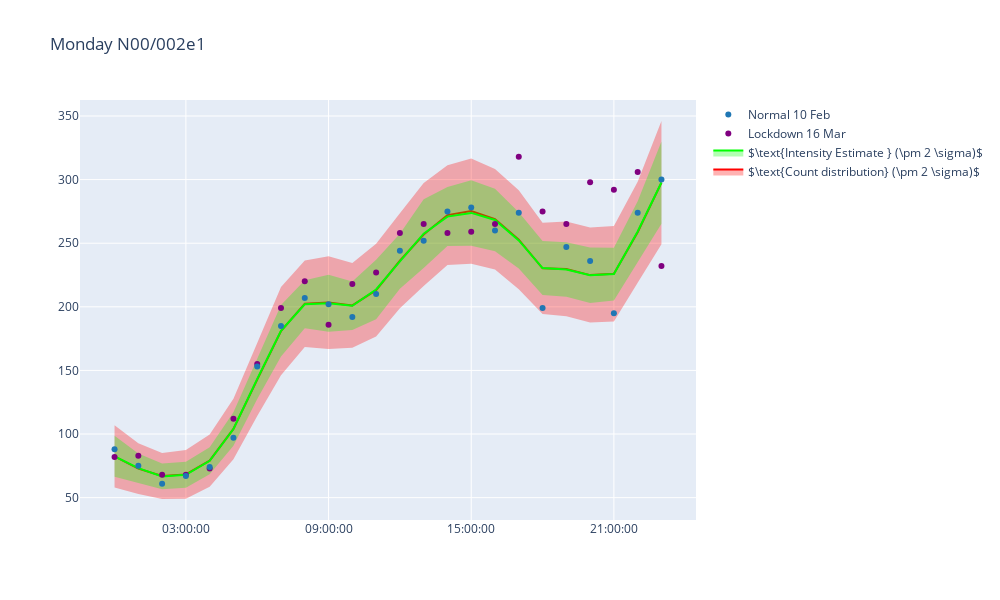

Here is the notebook cell this chart was saved with:
### Code cell
# lets look at just one day, one kernel, one detector
normal_index = 0
lockdown_index = 0
detector_index = 0
kernel_id = "matern32_ls=0.1_v=0.1"

# get data config from data settings
normal_start = data_settings[normal_index]["normal_start"]
lockdown_start = data_settings[lockdown_index]["lockdown_start"]
detector_id = data_settings[normal_index]["detectors"][detector_index]

# load data for this day
normal_df = load_scoot_df(
    root=root,
    experiment=experiment,
    timestamp=normal_start,
    filename="scoot"
)
lockdown_df = load_scoot_df(
    root=root,
    experiment=experiment,
    timestamp=lockdown_start,
    filename="scoot"
)
normal_detector_df = normal_df.loc[normal_df.detector_id == detector_id]
lockdown_detector_df = lockdown_df.loc[lockdown_df.detector_id == detector_id]

# get the raw data for the given detector
x_normal, y_normal = load_processed_data_from_file(
    root=root,
    experiment=experiment,
    timestamp=normal_start,
    kernel_id=kernel_id,
    detector_id=detector_id
)
x_lockdown, y_lockdown = load_processed_data_from_file(
    root=root,
    experiment=experiment,
    timestamp=lockdown_start,
    kernel_id=kernel_id,
    detector_id=detector_id
)

model = load_model_from_file(
    root=root,
    experiment=experiment,
    timestamp=normal_start,
    kernel_id=kernel_id,
    detector_id=detector_id
)

# get data for plot
data = daily_normal_vs_lockdown(normal_detector_df, lockdown_detector_df, detector_id, model, x_normal, num_samples=1000)

# calculate the coverage
coverage = percentage_coverage(model, x_lockdown[:,0][:,np.newaxis], y_lockdown, num_pertubations=1000, num_samples=1000, quantile=0.99)

# update layout
layout = dict(
    title="Monday {id}".format(id=detector_id, c=coverage*100),
    width=1000,
    height=600
)
fig = go.Figure(data=data, layout=layout)
fig.update_xaxes(tick0=3, dtick=6)
fig.show()

### Figure 1 — Plotly figure (JSON) as saved in the notebook; plotly's stock layout.template omitted (floating-point values rounded to 4 significant figures)
{"data": [{"line": {"width": 0}, "marker": {"color": "#444"}, "mode": "lines", "name": "$Counts \\mu-2\\sigma$", "showlegend": false, "type": "scatter", "x": ["00:00:00", "01:00:00", "02:00:00", "03:00:00", "04:00:00", "05:00:00", "06:00:00", "07:00:00", "08:00:00", "09:00:00", "10:00:00", "11:00:00", "12:00:00", "13:00:00", "14:00:00", "15:00:00", "16:00:00", "17:00:00", "18:00:00", "19:00:00", "20:00:00", "21:00:00", "22:00:00", "23:00:00"], "y": [58.08, 52.89, 48.94, 49.17, 58.52, 80.27, 114.1, 146.3, 168.5, 166.8, 167.8, 176.6, 198.9, 216.4, 233.0, 233.8, 229.3, 213.8, 194.4, 192.6, 187.6, 188.4, 219.0, 249.2]}, {"fill": "tonexty", "fillcolor": "rgba(255,0,0,0.3)", "line": {"color": "rgb(255, 0, 0)"}, "mode": "lines", "name": "$\\text{Count distribution} (\\pm 2 \\sigma)$", "type": "scatter", "x": ["00:00:00", "01:00:00", "02:00:00", "03:00:00", "04:00:00", "05:00:00", "06:00:00", "07:00:00", "08:00:00", "09:00:00", "10:00:00", "11:00:00", "12:00:00", "13:00:00", "14:00:00", "15:00:00", "16:00:00", "17:00:00", "18:00:00", "19:00:00", "20:00:00", "21:00:00", "22:00:00", "23:00:00"], "y": [82.48, 72.85, 67.02, 68.29, 79.04, 104.0, 142.8, 180.9, 202.5, 203.3, 201.1, 213.1, 236.2, 256.9, 272.1, 275.3, 268.8, 252.7, 230.2, 229.8, 224.9, 226.0, 258.6, 297.6]}, {"fill": "tonexty", "fillcolor": "rgba(255,0,0,0.3)", "line": {"width": 0}, "marker": {"color": "#444"}, "mode": "lines", "name": "$Counts \\mu+2\\sigma$", "showlegend": false, "type": "scatter", "x": ["00:00:00", "01:00:00", "02:00:00", "03:00:00", "04:00:00", "05:00:00", "06:00:00", "07:00:00", "08:00:00", "09:00:00", "10:00:00", "11:00:00", "12:00:00", "13:00:00", "14:00:00", "15:00:00", "16:00:00", "17:00:00", "18:00:00", "19:00:00", "20:00:00", "21:00:00", "22:00:00", "23:00:00"], "y": [106.9, 92.81, 85.1, 87.41, 99.55, 127.8, 171.5, 215.6, 236.4, 239.8, 234.4, 249.5, 273.5, 297.3, 311.3, 316.7, 308.4, 291.6, 266.1, 267.0, 262.3, 263.5, 298.3, 346.1]}, {"line": {"width": 0}, "marker": {"color": "#444"}, "mode": "lines", "name": "Intensity $\\mu-2\\sigma$", "showlegend": false, "type": "scatter", "x": ["00:00:00", "01:00:00", "02:00:00", "03:00:00", "04:00:00", "05:00:00", "06:00:00", "07:00:00", "08:00:00", "09:00:00", "10:00:00", "11:00:00", "12:00:00", "13:00:00", "14:00:00", "15:00:00", "16:00:00", "17:00:00", "18:00:00", "19:00:00", "20:00:00", "21:00:00", "22:00:00", "23:00:00"], "y": [66.38, 61.62, 56.54, 57.82, 68.36, 90.81, 127.5, 160.9, 183.1, 180.4, 181.8, 190.3, 214.2, 230.5, 247.8, 248.1, 243.7, 230.1, 209.3, 207.9, 203.1, 204.9, 235.4, 265.3]}, {"fill": "tonexty", "fillcolor": "rgba(0,255,0,0.3)", "line": {"color": "rgb(0, 255, 0)"}, "mode": "lines", "name": "$\\text{Intensity Estimate } (\\pm 2 \\sigma)$", "type": "scatter", "x": ["00:00:00", "01:00:00", "02:00:00", "03:00:00", "04:00:00", "05:00:00", "06:00:00", "07:00:00", "08:00:00", "09:00:00", "10:00:00", "11:00:00", "12:00:00", "13:00:00", "14:00:00", "15:00:00", "16:00:00", "17:00:00", "18:00:00", "19:00:00", "20:00:00", "21:00:00", "22:00:00", "23:00:00"], "y": [82.52, 73.18, 66.71, 68.0, 78.95, 104.0, 143.3, 181.1, 202.0, 202.8, 200.8, 213.6, 235.8, 257.5, 270.9, 273.8, 268.3, 252.2, 230.5, 229.4, 224.8, 225.7, 259.2, 297.7]}, {"fill": "tonexty", "fillcolor": "rgba(0,255,0,0.3)", "line": {"width": 0}, "marker": {"color": "#444"}, "mode": "lines", "name": "Intensity $\\mu+2\\sigma$", "showlegend": false, "type": "scatter", "x": ["00:00:00", "01:00:00", "02:00:00", "03:00:00", "04:00:00", "05:00:00", "06:00:00", "07:00:00", "08:00:00", "09:00:00", "10:00:00", "11:00:00", "12:00:00", "13:00:00", "14:00:00", "15:00:00", "16:00:00", "17:00:00", "18:00:00", "19:00:00", "20:00:00", "21:00:00", "22:00:00", "23:00:00"], "y": [98.66, 84.74, 76.87, 78.18, 89.53, 117.1, 159.1, 201.4, 220.8, 225.3, 219.9, 237.0, 257.4, 284.5, 294.1, 299.5, 292.8, 274.3, 251.7, 250.8, 246.6, 246.5, 282.9, 330.0]}, {"line": {"color": "purple"}, "mode": "markers", "name": "Lockdown 16 Mar", "type": "scatter", "x": ["00:00:00", "01:00:00", "02:00:00", "03:00:00", "04:00:00", "05:00:00", "06:00:00", "07:00:00", "08:00:00", "09:00:00", "10:00:00", "11:00:00", "12:00:00", "13:00:00", "14:00:00", "15:00:00", "16:00:00", "17:00:00", "18:00:00", "19:00:00", "20:00:00", "21:00:00", "22:00:00", "23:00:00"], "y": [82, 83, 68, 68, 73, 112, 155, 199, 220, 186, 218, 227, 258, 265, 258, 259, 265, 318, 275, 265, 298, 292, 306, 232]}, {"line": {"color": "#1f77b4"}, "mode": "markers", "name": "Normal 10 Feb", "type": "scatter", "x": ["00:00:00", "01:00:00", "02:00:00", "03:00:00", "04:00:00", "05:00:00", "06:00:00", "07:00:00", "08:00:00", "09:00:00", "10:00:00", "11:00:00", "12:00:00", "13:00:00", "14:00:00", "15:00:00", "16:00:00", "17:00:00", "18:00:00", "19:00:00", "20:00:00", "21:00:00", "22:00:00", "23:00:00"], "y": [88, 75, 61, 67, 74, 97, 153, 185, 207, 202, 192, 210, 244, 252, 275, 278, 260, 274, 199, 247, 236, 195, 274, 300]}], "layout": {"height": 600, "title": {"text": "Monday N00/002e1"}, "width": 1000, "xaxis": {"dtick": 6, "tick0": 3}}}
